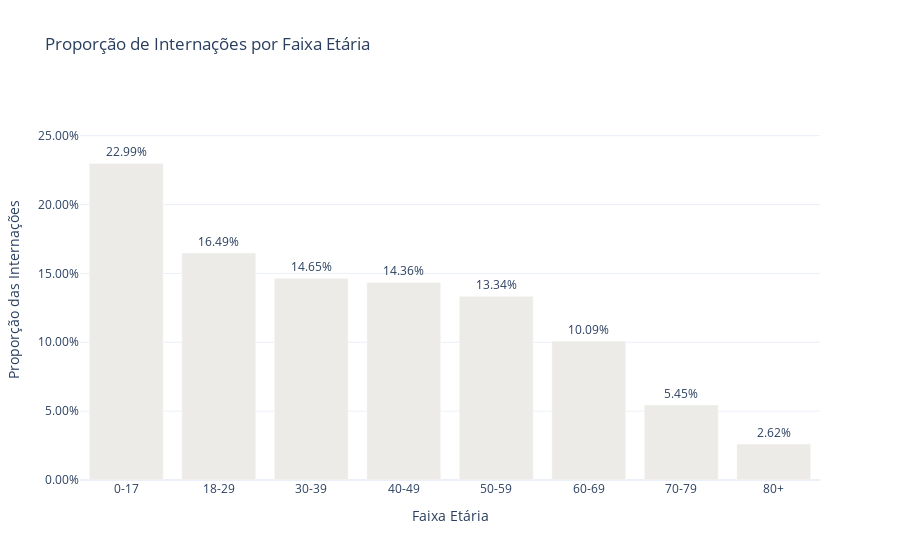

Here is the notebook cell this chart was saved with:
### Code cell
query = """
SELECT
  CASE
    WHEN p.Idade < 18 THEN '0-17'
    WHEN p.Idade BETWEEN 18 AND 29 THEN '18-29'
    WHEN p.Idade BETWEEN 30 AND 39 THEN '30-39'
    WHEN p.Idade BETWEEN 40 AND 49 THEN '40-49'
    WHEN p.Idade BETWEEN 50 AND 59 THEN '50-59'
    WHEN p.Idade BETWEEN 60 AND 69 THEN '60-69'
    WHEN p.Idade BETWEEN 70 AND 79 THEN '70-79'
    ELSE '80+'
  END AS faixa_etaria,
  COUNTIF(s.Internacao_hospitalar = 'Sim') AS internacoes
FROM `pnad-covid-analise.pnad_covid_data.sintomas_traduzida` s
JOIN `pnad-covid-analise.pnad_covid_data.populacao_traduzida` p
  ON s.UF = p.UF AND s.Numero_selecao_domicilio = p.Numero_selecao_domicilio
GROUP BY faixa_etaria
ORDER BY faixa_etaria
"""
df = client.query(query).to_dataframe()

# Calcular proporção em relação ao total de internações
total_internacoes = df["internacoes"].sum()
df["proporcao"] = df["internacoes"] / total_internacoes

# Gráfico com proporção
fig = px.bar(df, x="faixa_etaria", y="proporcao", text="proporcao",
             title="Proporção de Internações por Faixa Etária",
             labels={"faixa_etaria": "Faixa Etária", "proporcao": "Proporção das Internações"},
             color_discrete_sequence=["#EDEBE8"])
fig.update_traces(texttemplate='%{text:.2%}', textposition='outside')
fig.update_layout(template='plotly_white')
fig.update_yaxes(tickformat=".2%", range=[0, df["proporcao"].max() * 1.2])
fig.show()

### Figure 1 — Plotly figure (JSON) as saved in the notebook; plotly's stock layout.template omitted (floating-point values rounded to 4 significant figures)
{"data": [{"hovertemplate": "Faixa Etária=%{x}<br>Proporção das Internações=%{text}<extra></extra>", "legendgroup": "", "marker": {"color": "#EDEBE8", "pattern": {"shape": ""}}, "name": "", "orientation": "v", "showlegend": false, "text": [0.2299, 0.1649, 0.1465, 0.1436, 0.1334, 0.1009, 0.05452, 0.0262], "textposition": "outside", "texttemplate": "%{text:.2%}", "type": "bar", "x": ["0-17", "18-29", "30-39", "40-49", "50-59", "60-69", "70-79", "80+"], "xaxis": "x", "y": [0.2299, 0.1649, 0.1465, 0.1436, 0.1334, 0.1009, 0.05452, 0.0262], "yaxis": "y"}], "layout": {"barmode": "relative", "legend": {"tracegroupgap": 0}, "title": {"text": "Proporção de Internações por Faixa Etária"}, "xaxis": {"anchor": "y", "domain": [0, 1], "title": {"text": "Faixa Etária"}}, "yaxis": {"anchor": "x", "domain": [0, 1], "range": [0, 0.2759], "tickformat": ".2%", "title": {"text": "Proporção das Internações"}}}}
